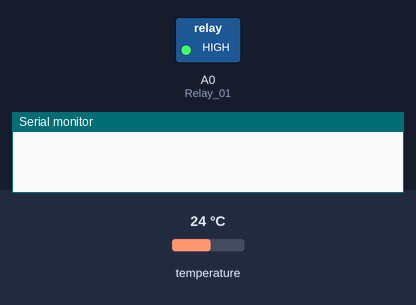
This sketch was run on a simulated Arduino Uno, built with avr-gcc and run on an emulated ATmega328P. Shown: switched loads named in the sketch (green lamp = pin HIGH), the last lines printed to the serial monitor. The inputs (shaded band) are chosen by the test bench; at power-on: temperature 24 °C.

Above: at 0.1 s.
At 0.8 s:
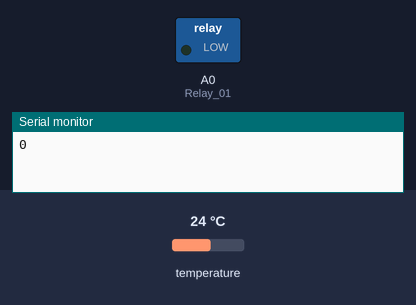
Timing chart, 0 to 2.3 s (numbered marks = the images above):
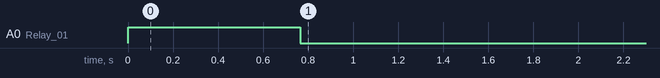

Measured:
- by itself, A0 (Relay_01): HIGH → LOW at 0.76 s

The sketch:

checkThermWithFuncs.ino
```cpp
#include <EEPROM.h>
#include <DallasTemperature.h>
#include <OneWire.h>
//αισθητηρας θερμοκρασιας DS18B20
 #define ONE_WIRE_BUS 10 //δηλωση pin
 OneWire oneWire(ONE_WIRE_BUS);
 DallasTemperature sensors(&oneWire); //Σχετίζουμε την Onewire στον Dallas Temperature

float Stherm   ;
float thermReadDS18B20  ;
const int Relay_01 = A0 ;
bool Relay_on_off = HIGH ;

//------------------------------
void setup() {
//------------------------------
Serial.begin(115200);
pinMode( Relay_01 ,OUTPUT );
digitalWrite(Relay_01,HIGH);
EEPROM.get(10,Stherm);
}

//------------------------------
void loop() {
//------------------------------
  sensors.requestTemperatures ();
  thermReadDS18B20=(sensors.getTempCByIndex(0));
   checktherm(  thermReadDS18B20  ) ;
  digitalWrite(Relay_01, Relay_on_off );
  Serial.println( Relay_on_off );
  delay(1000);

}

//------------------------------
void checktherm( float ther) {
//------------------------------
  if ( ther <= (Stherm - 0,5) ) {
    Relay_on_off = HIGH ;
  }
  if ( ther >= (Stherm + 0,5) ) {
    Relay_on_off =  LOW ;
  }

}
```
